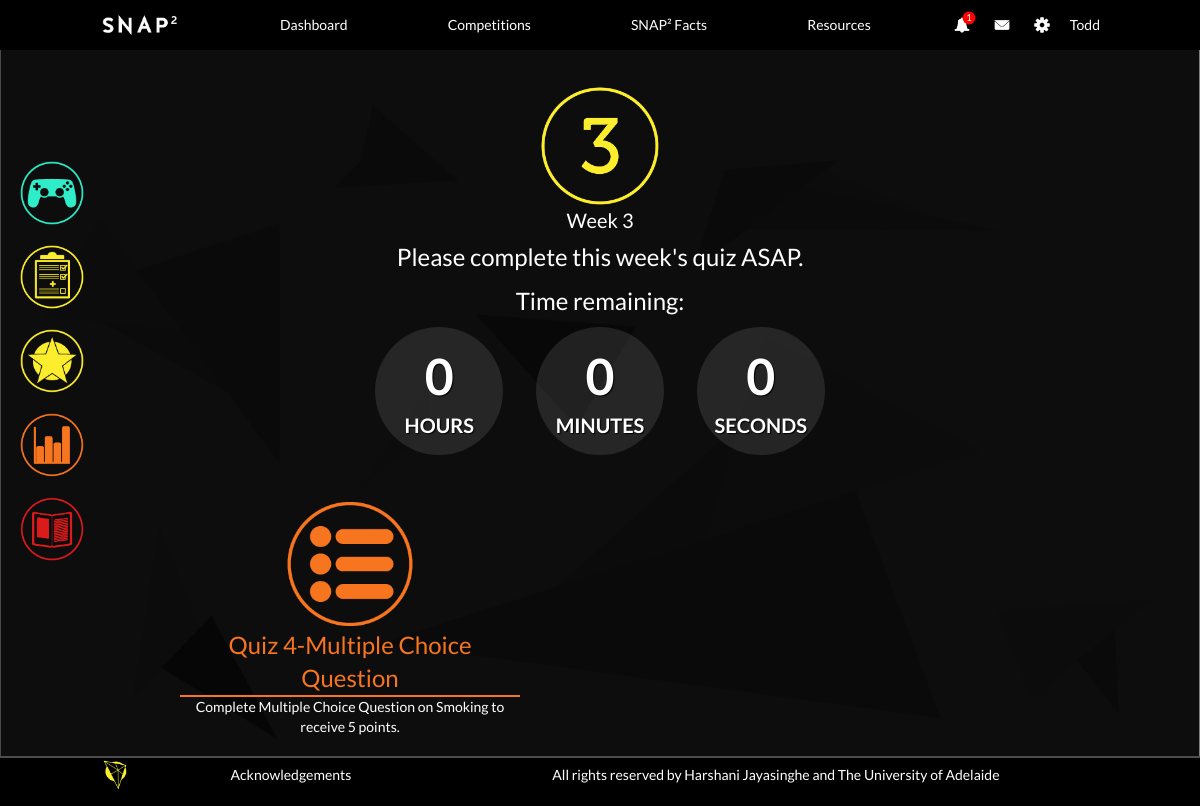
Before: /student/weekly-task.php?week=3 (signed in) with the older database file.
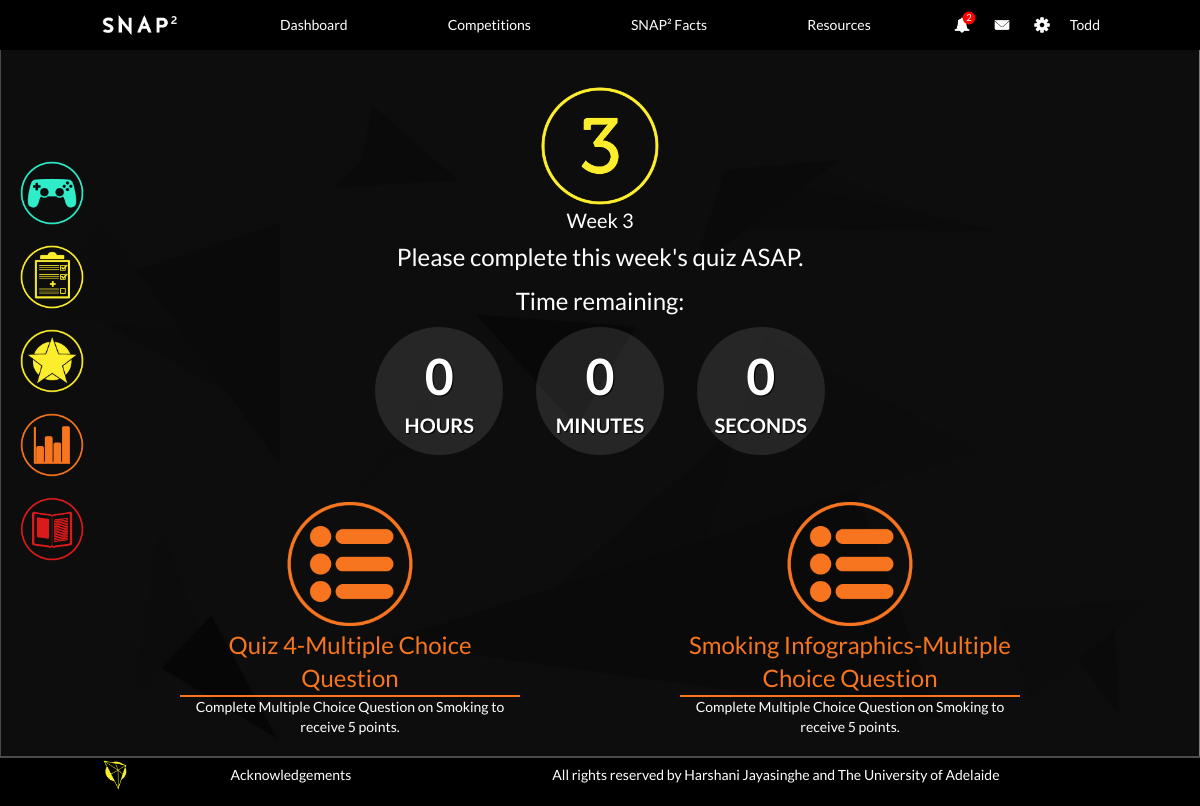
After: the same page with the newer database file.
### tables this page shows
CREATE TABLE `quiz` (
  `QuizID` mediumint(9) NOT NULL AUTO_INCREMENT,
  `Week` mediumint(9) DEFAULT NULL,
  `QuizType` enum('SAQ','MCQ','Matching','Poster','Misc') DEFAULT NULL,
  `ExtraQuiz` tinyint(1) DEFAULT 0,
  `TopicID` mediumint(9) DEFAULT NULL,
  `QuizName` text DEFAULT NULL,
  PRIMARY KEY (`QuizID`),
  KEY `Quiz_TopicID_FK` (`TopicID`),
  CONSTRAINT `Quiz_TopicID_FK` FOREIGN KEY (`TopicID`) REFERENCES `topic` (`TopicID`) ON DELETE CASCADE ON UPDATE CASCADE
);

CREATE TABLE `topic` (
  `TopicID` mediumint(9) NOT NULL AUTO_INCREMENT,
  `TopicName` varchar(190) DEFAULT NULL,
  PRIMARY KEY (`TopicID`),
  UNIQUE KEY `TopicName` (`TopicName`)
);

### mysql-lib.php (called while the page is built, shortened)
<?php
function getClass(PDO $conn, $classID)
{
    return getRecord($conn, $classID, "Class");
}
function getStudent(PDO $conn, $studentID)
{
    return getRecord($conn, $studentID, "Student", array("Class"));
}
function getMaxWeek(PDO $conn)
{
    $weekSql = "SELECT MAX(Week) AS WeekNum FROM Quiz";
    $weekQuery = $conn->prepare($weekSql);
    $weekQuery->execute();
    $weekResult = $weekQuery->fetch(PDO::FETCH_OBJ);
    return $weekResult;
}
function getQuizType(PDO $conn, $quizID)
{
    $quizTypeSql = "SELECT COUNT(*)
                        FROM Quiz
                        WHERE QuizID = ?";
    $quizTypeQuery = $conn->prepare($quizTypeSql);
    $quizTypeQuery->execute(array($quizID));
    $quizTypeSql = "SELECT *
                        FROM   Quiz LEFT JOIN Learning_Material USING (QuizID)
                        WHERE  QuizID = ?";
    $quizTypeQuery = $conn->prepare($quizTypeSql);
    $quizTypeQuery->execute(array($quizID));
    $quizTypeQueryRes = $quizTypeQuery->fetch(PDO::FETCH_OBJ);
    return $quizTypeQueryRes->QuizType;
}
function getQuizPoints(PDO $conn, $quizID)
{
    $pointsBySection = array('MCQ', 'Matching', 'Poster', 'Misc');
    $pointsByQuestion = array('SAQ', 'Video', 'Image');
    $points = 0;
    $quizTypeSql = "SELECT COUNT(*) FROM Quiz WHERE QuizID = ?";
    $quizTypeQuery = $conn->prepare($quizTypeSql);
    $quizTypeQuery->execute(array($quizID));
    if ($quizTypeQuery->fetchColumn() > 0) {
        $quizTypeSql = "SELECT QuizType FROM Quiz WHERE QuizID = ?";
        $quizTypeQuery = $conn->prepare($quizTypeSql);
        $quizTypeQuery->execute(array($quizID));
        $quizTypeResult = $quizTypeQuery->fetch(PDO::FETCH_OBJ);
        $quizType = $quizTypeResult->QuizType;
        if (in_array($quizType, $pointsBySection)) {
            $pointsSql = "SELECT Points AS SumPoints FROM Quiz NATURAL JOIN " . $quizType . "_Section WHERE QuizID = ?";
        } else if (in_array($quizType, $pointsByQuestion)) {
            $pointsSql = "SELECT SUM(Points) AS SumPoints FROM Quiz NATURAL JOIN SAQ_Section NATURAL JOIN SAQ_Question WHERE QuizID = ?";
        } else {
            throw new Exception("Unexpected Quiz Type. QuizID: " . $quizID);
        }
        $pointsQuery = $conn->prepare($pointsSql);
        $pointsQuery->execute(array($quizID));
        $pointsResult = $pointsQuery->fetch(PDO::FETCH_OBJ);
        if (strlen($pointsResult->SumPoints) > 0) {
            $points = $pointsResult->SumPoints;
        }
    }
    return $points;
}
function getStudentScoreForQuiz(PDO $conn, $studentID, $quizID)
{
    $scoreSql = "SELECT Grade, Status FROM quiz_record WHERE StudentID = ? AND QuizID = ?";
    $scoreQuery = $conn->prepare($scoreSql);
    $scoreQuery->execute(array($studentID, $quizID));
    $score = $scoreQuery->fetch(PDO::FETCH_OBJ);
    return $score;
}
function getQuizzesStatusByWeek(PDO $conn, $studentID, $week, $extraQuiz)
{
    $quizzesRes = array();
    $quizzesStatusSql = "SELECT Quiz.QuizID, QuizType, QuizName, `Status`, Viewed, TopicName FROM Quiz LEFT JOIN (SELECT * FROM Quiz_Record WHERE StudentID = ?) Student_Quiz_Record ON Quiz.QuizID = Student_Quiz_Record.QuizID
                                                                          NATURAL JOIN Topic WHERE Week = ? AND ExtraQuiz = ? ORDER BY Quiz.QuizID";
    $quizzesStatusQuery = $conn->prepare($quizzesStatusSql);
    $quizzesStatusQuery->execute(array($studentID, $week, $extraQuiz));
    $quizzesStatusRes = $quizzesStatusQuery->fetchAll(PDO::FETCH_OBJ);
    for ($i = 0; $i < count($quizzesStatusRes); $i++) {
        $quizzesRes[$i]['QuizID'] = $quizzesStatusRes[$i]->QuizID;
        $quizzesRes[$i]['Status'] = $quizzesStatusRes[$i]->Status;
        $quizzesRes[$i]['Viewed'] = $quizzesStatusRes[$i]->Viewed;
        $quizzesRes[$i]['TopicName'] = $quizzesStatusRes[$i]->TopicName;
        $quizzesRes[$i]['QuizName'] = $quizzesStatusRes[$i]->QuizName;
        $quizzesRes[$i]['QuizType'] = getQuizType($conn, $quizzesStatusRes[$i]->QuizID);
        $quizzesRes[$i]['Points'] = getQuizPoints($conn, $quizzesStatusRes[$i]->QuizID);
        $feedback = getStudentScoreForQuiz($conn, $studentID, $quizzesStatusRes[$i]->QuizID);
        if($feedback->Status == "GRADED"){
            $quizzesRes[$i]['Grade'] = $feedback->Grade;
        }else{
            $quizzesRes[$i]['Grade'] = "Ungraded";
        }
    }
    return $quizzesRes;
}
function getStudentWeek(PDO $conn, $studentID)
{
    $classID = getStudent($conn, $studentID)->ClassID;
    $week = min(getClass($conn, $classID)->UnlockedProgress, getMaxWeek($conn)->WeekNum);
    return $week;
}
function getTablePK(PDO $conn, $tableName)
{
    $tableSql = "SHOW KEYS FROM $tableName WHERE Key_name = 'PRIMARY'";
    $tableQuery = $conn->prepare($tableSql);
    $tableQuery->execute();
    $tableResult = $tableQuery->fetchAll(PDO::FETCH_OBJ);
    $tablePK = $tableResult[0]->Column_name;
    return $tablePK;
}
function getRecord(PDO $conn, $recordID, $tableName, array $joinTables = null)
{
    $tablePK = getTablePK($conn, $tableName);
    $tableSql = "SELECT COUNT(*)
				 FROM $tableName
				 WHERE $tablePK = ?";
    $tableQuery = $conn->prepare($tableSql);
    $tableQuery->execute(array($recordID));
    $tableSql = "SELECT * FROM $tableName";
    if ($joinTables != null) {
        foreach ($joinTables as $joinTable) {
            $tableSql .= " NATURAL JOIN " . $joinTable;
        }
    }
    $tableSql .= " WHERE $tablePK = ?";
    $tableQuery = $conn->prepare($tableSql);
    $tableQuery->execute(array($recordID));
    $tableResult = $tableQuery->fetch(PDO::FETCH_OBJ);
    return $tableResult;
}

### student/weekly-task.php (the view, shortened to what the rows shown need)
<?php
    require_once("../mysql-lib.php");
    if ($_SERVER["REQUEST_METHOD"] == "GET" && isset($_GET["week"])) {
            $week = $_GET["week"];
    } else {
        debug_log("Illegal state!");
        header("location:welcome.php");
        exit;
    }
    $conn = null;
    try{
        $conn = db_connect();
        if ($week > getStudentWeek($conn, $studentID)) {
            echo '<script>alert("This is a locked week!")</script>';
            echo '<script>window.location="game-home.php"</script>';
            exit;
        }
        $quizzesRes = getQuizzesStatusByWeek($conn, $studentID, $week, 0);
    } catch(Exception $e) {
        if($conn != null) {
            db_close($conn);
        }
        debug_err($e);
        exit;
    }
?>
<!DOCTYPE html>
<html lang="en">
<head>
    <link rel="stylesheet" href="./css/common.css">
</head>
<body>
<div class="page-wrapper">
    <? require("./top-nav-bar.php") ?>
    <div class="content-wrapper">
        <div class="week-detail">
            <? require("./quiz-timer.php") ?>
            <div class="game-nav">
<?php
            for ($i=0; $i<count($quizzesRes); $i++) { ?>
                <div class="col-6">
<?php
                switch ($quizzesRes[$i]['QuizType']) {
                    case "MCQ":
                        if (isset($quizzesRes[$i]['Status'])) {
                            try {
                                $conn = db_connect();
                                $quizID = $quizzesRes[$i]["QuizID"];
                                $attemptInfo = getMCQAttemptInfo($conn, $quizID, $studentID);
                            } catch (Exception $e) {
                                debug_err($e);
                            }
                            db_close($conn);
                            if (isset($attemptInfo) && $attemptInfo->Attempt >= 3) {?>
                            <a href="multiple-choice-question.php?quiz_id=<?php echo $quizzesRes[$i]['QuizID']?>">
                                <div class="game-nav-item game-nav-item-completed game-multiple-choice-quiz" >
                                    <div class="game-nav-logo"></div>
                                    <div class="game-nav-title"><?php echo $quizzesRes[$i]['QuizName']?>-Multiple Choice Question</div>
                                    <div class="game-nav-divider"></div>
                                    <div class="game-nav-desc">Complete Multiple Choice Question on <?php echo $quizzesRes[$i]['TopicName']?>?> to receive <?php echo $quizzesRes[$i]['Points']?> points.</div>
                                    <div class="game-nav-status">Completed
                                        <?php if($quizzesRes[$i]['Grade'] == "Ungraded") {
                                            echo "Ungraded";
                                        }else{
                                            echo $quizzesRes[$i]['Grade']?>/<?php echo $quizzesRes[$i]['Points'];
                                        }
                                        ?>
                                    </div>
                                </div>
                            </a>
<?php                       } else {?>
                                <a href="pre-task-material.php?quiz_id=<?php echo $quizzesRes[$i]['QuizID'] ?>">
                                    <div class="game-nav-item game-multiple-choice-quiz">
                                        <div class="game-nav-logo"></div>
                                        <div class="game-nav-title"><?php echo $quizzesRes[$i]['QuizName']?>-Multiple Choice Question</div>
                                        <div class="game-nav-divider"></div>
                                        <div class="game-nav-desc">Complete Multiple Choice Question on <?php echo $quizzesRes[$i]['TopicName']?> to receive <?php echo $quizzesRes[$i]['Points']?> points.</div>
                                    </div>
                                </a>
<?php                       } ?>
<?php                   } else { ?>
                            <a href="pre-task-material.php?quiz_id=<?php echo $quizzesRes[$i]['QuizID'] ?>">
                                <div class="game-nav-item game-multiple-choice-quiz">
                                    <div class="game-nav-logo"></div>
                                    <div class="game-nav-title"><?php echo $quizzesRes[$i]['QuizName']?>-Multiple Choice Question</div>
                                    <div class="game-nav-divider"></div>
                                    <div class="game-nav-desc">Complete Multiple Choice Question on <?php echo $quizzesRes[$i]['TopicName']?> to receive <?php echo $quizzesRes[$i]['Points']?> points.</div>
                                </div>
                            </a>
<?php                   }
                        break;
                            if ($quizzesRes[$i]['Status'] == "UNGRADED" || $quizzesRes[$i]['Status'] == "GRADED") { ?>
<?php               }
                } ?>
                </div>
<?php       }    ?>
            </div>
        </div>
    </div>
</div>
</body>
</html>

Changed rows visible on the page:
added quiz: QuizName "Smoking Infographics", TopicID.TopicName "Smoking", Points "5"
Other visible differences:
$quizFeedbackCount: "1" → "2"
